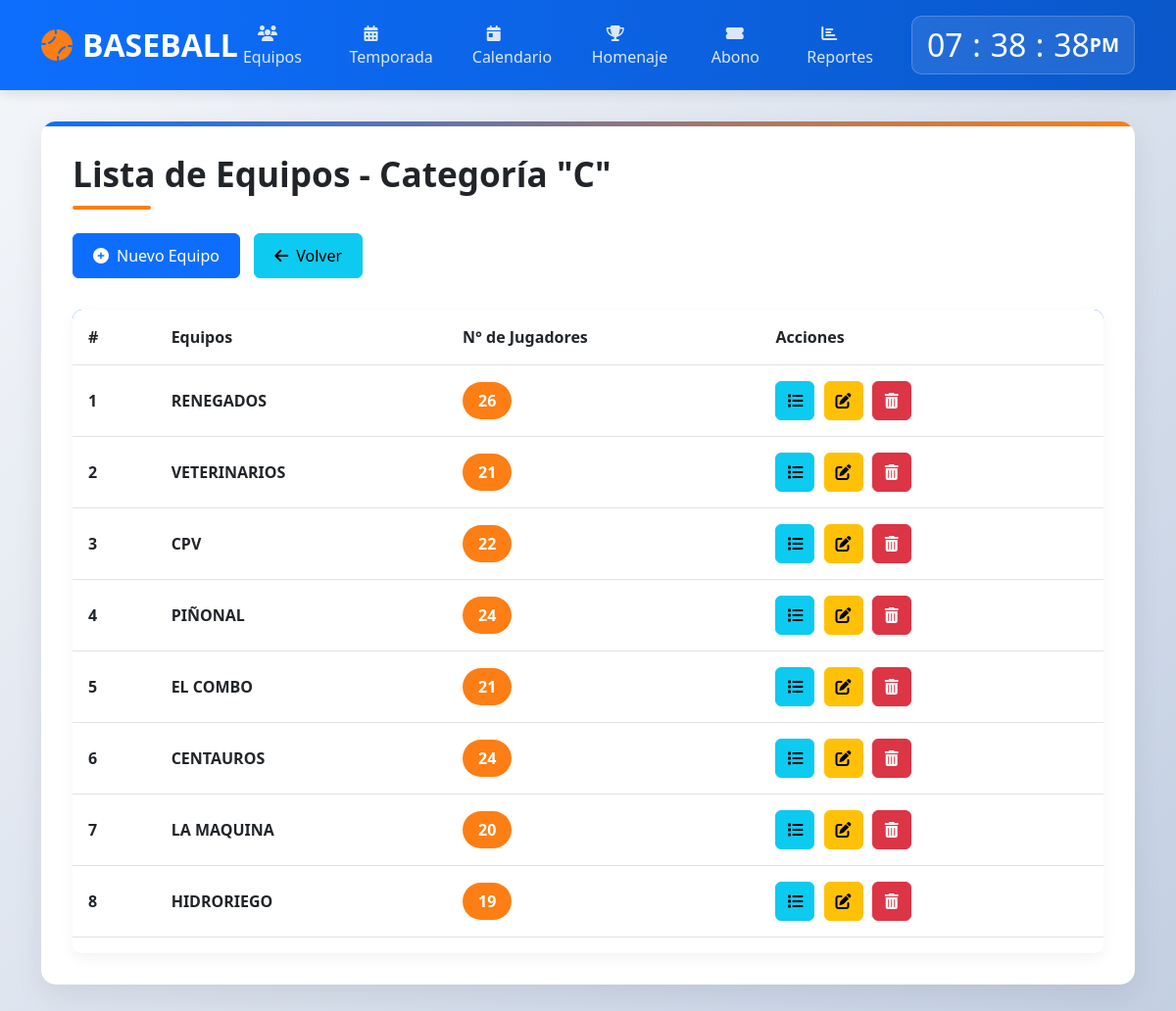
/modulos/equipos/nomina.php?cat=C, run on the app's committed database.
### tables this page shows
CREATE TABLE `equipos` (
  `id_team` int(10) NOT NULL,
  `nom_team` varchar(50) NOT NULL,
  `n_jugadores` int(100) DEFAULT NULL,
  `categoria` varchar(1) NOT NULL
);

### modulos/equipos/nomina.php (the view, shortened to what this page needs)
<?php
$con = conectar();
$cat = isset($_REQUEST['cat']) ? mysqli_real_escape_string($con, $_REQUEST['cat']) : '';
?>
<!DOCTYPE html>
<html lang="es">
<head>
    <link href="https://cdn.jsdelivr.net/npm/bootstrap@5.3.0/dist/css/bootstrap.min.css" rel="stylesheet">
    <link rel="stylesheet" href="https://cdnjs.cloudflare.com/ajax/libs/font-awesome/6.4.0/css/all.min.css">
</head>
<body>
    <header class="header">
        <div class="container">
            <div class="d-flex justify-content-between align-items-center">
                <a href="../../" class="logo">
                    <i class="fas fa-baseball-ball"></i>BASEBALL
                </a>
                <ul class="navigation">
                    <li><a href="../equipos/"><i class="fas fa-users"></i> Equipos</a></li>
                    <li><a href="../juego/"><i class="fas fa-calendar-alt"></i> Temporada</a></li>
                    <li><a href="../calendario/"><i class="fas fa-calendar-day"></i> Calendario</a></li>
                    <li><a href="../homenaje/homenaje.php"><i class="fas fa-trophy"></i> Homenaje</a></li>
                    <li><a href="../abonos/"><i class="fas fa-ticket-alt"></i> Abono</a></li>
                    <li><a href="../reporte/reporte.php"><i class="fas fa-chart-bar"></i> Reportes</a></li>
                </ul>
                <div class="clock-container">
                    <div class="clock">
                        <h2 id="hour">00</h2><h2 class="dot">:</h2>
                        <h2 id="minute">00</h2><h2 class="dot">:</h2>
                        <h2 id="seconds">00</h2><span id="ampm">AM</span>
                    </div>
                </div>
            </div>
        </div>
    </header>
    <main class="main-content">
        <div class="container">
            <div class="teams-container">
                <h1 class="page-title">Lista de Equipos - Categoría "<?php echo htmlspecialchars($cat); ?>"</h1>
                <div class="action-buttons mb-4">
                    <a href="form.php?cat=<?php echo urlencode($cat); ?>" class="btn btn-primary">
                        <i class="fas fa-plus-circle me-2"></i>Nuevo Equipo
                    </a>
                    <a href="../equipos/" class="btn btn-info">
                        <i class="fas fa-arrow-left me-2"></i>Volver
                    </a>
                </div>
                <div class="table-container">
                    <div class="table-responsive">
                        <table class="table table-hover">
                            <thead>
                                <tr>
                                    <th scope="col">#</th>
                                    <th scope="col">Equipos</th>
                                    <th scope="col">N° de Jugadores</th>
                                    <th scope="col">Acciones</th>
                                </tr>
                            </thead>
                            <tbody>
                                <?php
                                $obtener = "SELECT * FROM equipos WHERE categoria LIKE '%$cat%'";
                                $query = mysqli_query($con, $obtener);
                                if (!$query) {
                                    echo "<tr><td colspan='4' class='text-center text-danger'>Error en la consulta: " . mysqli_error($con) . "</td></tr>";
                                } else {
                                    $num = mysqli_num_rows($query);
                                    if ($num > 0) {
                                        for ($i = 1; $i <= $num; ++$i) {
                                            $data = mysqli_fetch_array($query);
                                ?>
                                            <tr>
                                                <th scope="row"><?php echo $i; ?></th>
                                                <td class="fw-bold"><?php echo htmlspecialchars($data['nom_team']); ?></td>
                                                <td>
                                                    <span class="badge-player-count">
                                                        <?php echo htmlspecialchars($data['n_jugadores']); ?>
                                                    </span>
                                                </td>
                                                <td>
                                                    <a href="../jugadores/list.php?id=<?php echo $data['id_team']; ?>&cat=<?php echo urlencode($cat); ?>" class="btn btn-info btn-action" data-bs-toggle="tooltip" title="Lista de Jugadores">
                                                        <i class="fas fa-list"></i>
                                                    </a>
                                                    <a href="formedit.php?id=<?php echo $data['id_team']; ?>&cat=<?php echo urlencode($cat); ?>" class="btn btn-warning btn-action" data-bs-toggle="tooltip" title="Editar">
                                                        <i class="fas fa-edit"></i>
                                                    </a>
                                                    <a href="deletteam.php?id=<?php echo $data['id_team']; ?>&cat=<?php echo urlencode($cat); ?>" class="btn btn-danger btn-action" data-bs-toggle="tooltip" title="Eliminar" onclick="return confirm('¿Estás seguro de que deseas eliminar este equipo?');">
                                                        <i class="fas fa-trash-alt"></i>
                                                    </a>
                                                </td>
                                            </tr>
                                <?php
                                        }
                                    }
                                }
                                ?>
                            </tbody>
                        </table>
                    </div>
                </div>
            </div>
        </div>
    </main>
</body>
</html>

### modulos/equipos/nomina.php (style rules this page uses)
:root { --primary-color: #0d6efd; --secondary-color: #fd7e14; --dark-color: #212529; --light-color: #f8f9fa; }
body { font-family: 'Segoe UI', Tahoma, Geneva, Verdana, sans-serif; background: linear-gradient(135deg, #f5f7fa 0%, #c3cfe2 100%); min-height: 100vh; margin: 0; padding: 0; color: #333; }
.header { background: linear-gradient(90deg, var(--primary-color) 0%, #0a58ca 100%); color: white; padding: 1rem 0; box-shadow: 0 4px 12px rgba(0, 0, 0, 0.1); position: sticky; top: 0; z-index: 1000; }
.logo { font-size: 2rem; font-weight: 700; color: white; text-decoration: none; display: flex; align-items: center; }
.logo i { margin-right: 10px; color: var(--secondary-color); }
.navigation { display: flex; list-style: none; margin: 0; padding: 0; }
.navigation li { margin: 0 5px; }
.navigation a { color: rgba(255, 255, 255, 0.85); text-decoration: none; padding: 10px 15px; border-radius: 6px; transition: all 0.3s; font-weight: 500; }
.clock-container { background: rgba(255, 255, 255, 0.1); border-radius: 10px; padding: 10px 15px; backdrop-filter: blur(10px); border: 1px solid rgba(255, 255, 255, 0.2); }
.clock { display: flex; align-items: center; color: white; font-size: 1.2rem; font-weight: 600; }
.clock h2 { margin: 0; min-width: 28px; text-align: center; }
.dot { margin: 0 5px; }
.main-content { padding: 2rem 0; }
.teams-container { background: white; border-radius: 15px; box-shadow: 0 10px 30px rgba(0, 0, 0, 0.08); padding: 2rem; position: relative; overflow: hidden; }
.teams-container::before { content: ''; position: absolute; top: 0; left: 0; width: 100%; height: 5px; background: linear-gradient(90deg, var(--primary-color) 0%, var(--secondary-color) 100%); }
.page-title { font-size: 2.2rem; font-weight: 700; color: var(--dark-color); margin-bottom: 1.5rem; position: relative; padding-bottom: 15px; }
.page-title::after { content: ''; position: absolute; bottom: 0; left: 0; width: 80px; height: 4px; background: var(--secondary-color); border-radius: 2px; }
.action-buttons .btn { margin-right: 10px; border-radius: 6px; font-weight: 500; padding: 10px 20px; }
.table-container { margin-top: 2rem; border-radius: 10px; overflow: hidden; box-shadow: 0 5px 15px rgba(0, 0, 0, 0.05); }
.table thead { background: linear-gradient(90deg, var(--primary-color) 0%, #0a58ca 100%); color: white; }
.table th { padding: 1rem; font-weight: 600; vertical-align: middle; }
.table td { padding: 1rem; vertical-align: middle; }
.btn-action { padding: 0.5rem; width: 40px; height: 40px; display: inline-flex; align-items: center; justify-content: center; border-radius: 6px; margin-right: 5px; }
.badge-player-count { background: var(--secondary-color); color: white; padding: 0.5rem 1rem; border-radius: 20px; font-weight: 600; font-size: 1rem; }

### data on the page
equipos: nom_team "RENEGADOS", n_jugadores "26"
equipos: nom_team "VETERINARIOS", n_jugadores "21"
equipos: nom_team "CPV", n_jugadores "22"
equipos: nom_team "PIÑONAL", n_jugadores "24"
equipos: nom_team "EL COMBO", n_jugadores "21"
equipos: nom_team "CENTAUROS", n_jugadores "24"
equipos: nom_team "LA MAQUINA", n_jugadores "20"
equipos: nom_team "HIDRORIEGO", n_jugadores "19"

### other printed values
$cat "C"
